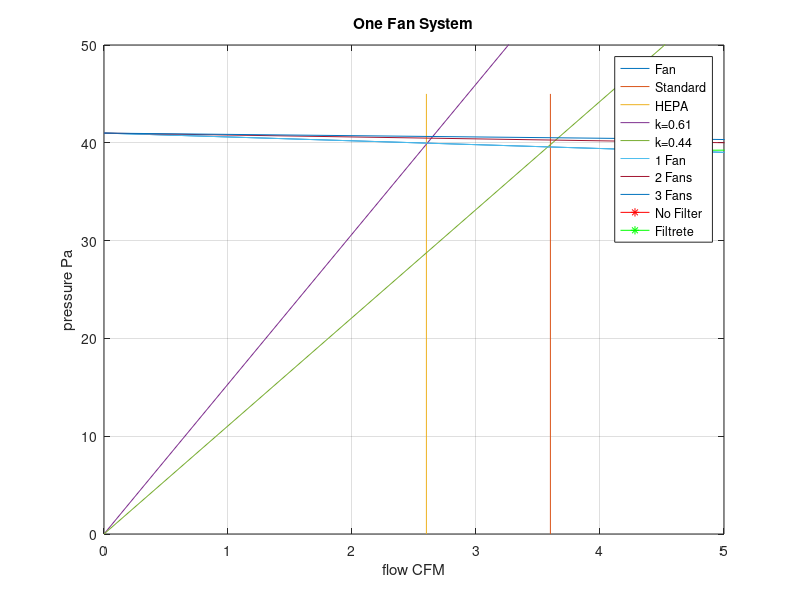
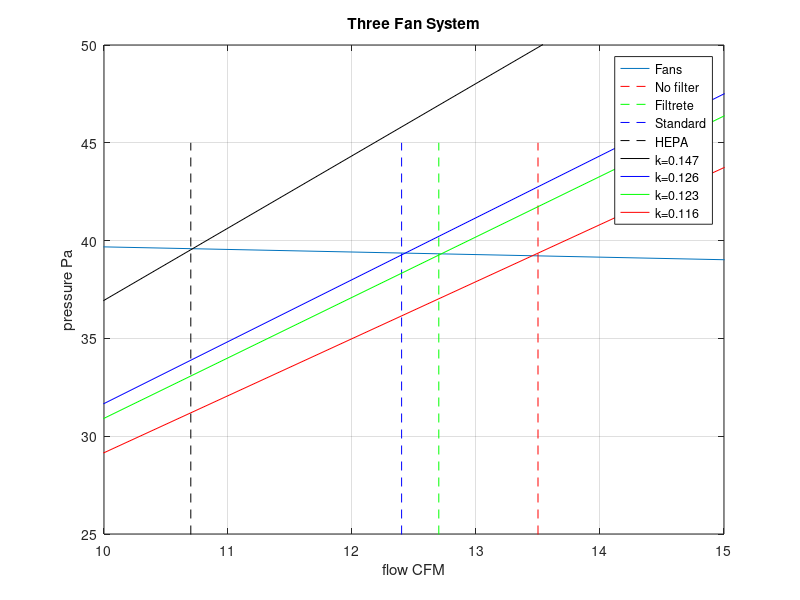

Here is the MATLAB script that generated these plots, in order: (Note: this script raises an error after producing the figures.)
close all
% A14 2000 rpm
% m3/hr converted to CFM
flow = [182.5 138.1 93.5 42.7 0]*.5886;
% mm water converter to Pa
pressure = [0.0 1.21 1.74 3.17 4.18]*9.807;

%% one fan system
figure
plot(flow,pressure,'DisplayName','Fan')
hold on
pres = [0 45];
plot([3.6 3.6],pres,'DisplayName','Standard')
plot([2.6 2.6],pres,'DisplayName','HEPA')

plot(flow,610*.001*flow.^2,'DisplayName','k=0.61')
plot(flow,440*.001*flow.^2,'DisplayName','k=0.44')
ylim([0 50])
xlim([0 5])
grid on

legend
xlabel('flow CFM')
ylabel('pressure Pa')
title('One Fan System')
%% three fan system, with poorly mounted heater
figure
plot(3*flow,pressure,'DisplayName','Fans')
hold on
plot([13.5 13.5],pres,'r--','DisplayName','No filter')
plot([12.7 12.7],pres,'g--','DisplayName','Filtrete')
plot([12.4 12.4],pres,'b--','DisplayName','Standard')
plot([10.7 10.7],pres,'k--','DisplayName','HEPA')

plot(flow,147*.001*flow.^2,'k','DisplayName','k=0.147')
plot(flow,126*.001*flow.^2,'b','DisplayName','k=0.126')
plot(flow,123*.001*flow.^2,'g','DisplayName','k=0.123')
plot(flow,116*.001*flow.^2,'r','DisplayName','k=0.116')

ks = [147 126 123] - 116

legend
xlabel('flow CFM')
ylabel('pressure Pa')
title('Three Fan System')
ylim([25 50])
xlim([10 15])
grid on

%% 3 fan system, with wood-mounted heater
close all

no_filter_data = [5.1 8.9 14.4];
filtrete_data = [4.5 8.0 13.9];
std_filter_data = [4.3 7.7 13.2];
hepa_filter_data = [3.1 6.2 6.5];

data = [no_filter_data; filtrete_data; std_filter_data; hepa_filter_data];
filters = {'No Filter ','Filtrete ','Standard ','HEPA '};
cols = {'r','g','b','k'};

figure(1)
plot(flow,pressure,'DisplayName','1 Fan')
hold on
plot(2*flow,pressure,'DisplayName','2 Fans')
plot(3*flow,pressure,'DisplayName','3 Fans')


pres = [0 45];
deltaP = zeros(4,3);
coeff = [0 0 0 0];
start = [0 3 5 21];
for i=1:4 % for each filter
    fdata = data(i,:);
    pdata = [0 0 0];
    for j = 1:3 % for each fan setting
        pdata(j) = interp1(j*flow,pressure,fdata(j)); 
    end
    figure(1)
    plot(fdata,pdata,[cols{i} '*-'],'DisplayName',filters{i})
    if i==1
        P_baseline = pdata;
    else % for all except no filter
        deltaP(i,:) = pdata - P_baseline;
        figure(2)
        hold on
        fo = fit(fdata',deltaP(i,:)',fittype('a*x^2*1e-3'),'StartPoint',start(i));
        coeff(i) = fo.a;
        h = plot(fo,cols{i},fdata',deltaP(i,:)',[cols{i} '*-']);
        h(1).DisplayName = [filters{i} ' fit'];
        h(2).DisplayName = [filters{i} ' data'];
    end
    
end

figure(1)
%plot(flow,610*.001*flow.^2,'DisplayName','k=0.61')
%plot(flow,440*.001*flow.^2,'DisplayName','k=0.44')
figure(1)
ylim([38 41])
xlim([0 15])
grid on

legend
xlabel('flow CFM')
ylabel('pressure Pa')
title('Filter Flow Test')

figure(2)
xlabel('flow CFM')
ylabel('pressure drop Pa')
title('Filter PQ Characteristics')
legend